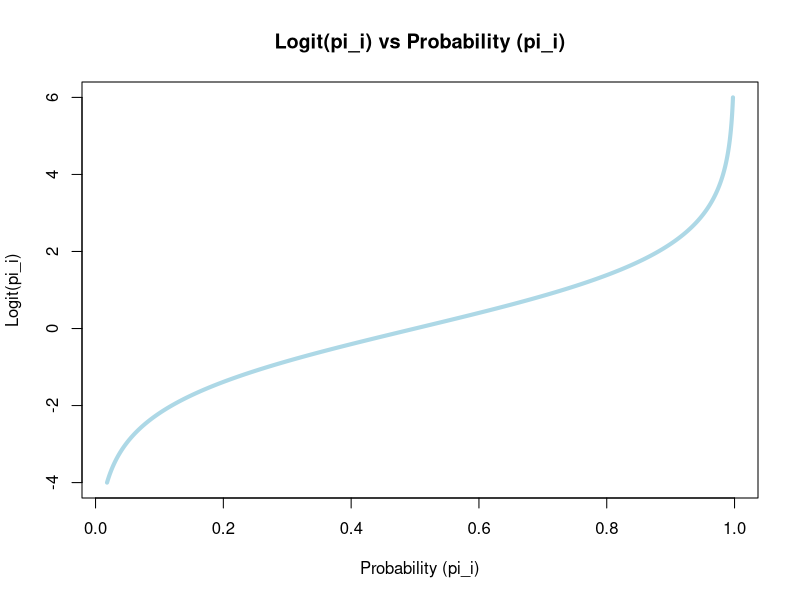
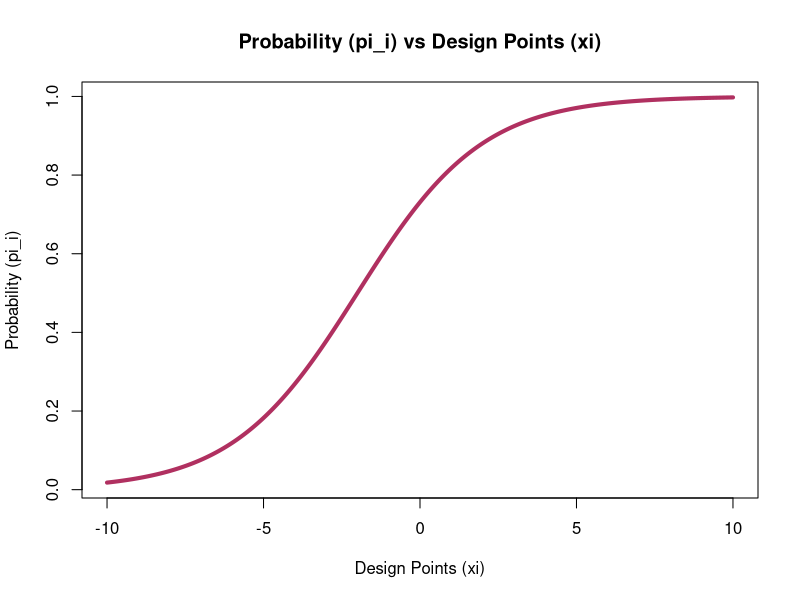

Source code (R) for these figures, in order:
## ---- chunk 1
knitr::opts_chunk$set(echo = TRUE)
## ---- chunk 2
library(ggplot2)
## ---- chunk 3
set.seed(333)

#Num of design points & parameters
n = 1000
beta_0 <- 1 
beta_1 <- 0.5

#Generate xi's 
x <- seq(-10, 10, length.out = n)

## ---- chunk 4
#Create vector of R.V.'s as well as vector of mu values

#Logit (linear predictor) that transforms probabilities into log-odds
logit_mu <- beta_0 + beta_1*x 
#Inverse logit (sigmoid function) to recover probability mu_i from the logit function and restrains it between 0 and 1
mu <- 1 / (1 + exp(-logit_mu)) 

## ---- chunk 5
plot(mu, logit_mu, type = "l", col = "lightblue", lwd = 4,
     main = "Logit(pi_i) vs Probability (pi_i)",
     xlab = "Probability (pi_i)", ylab = "Logit(pi_i)")
## ---- chunk 6
plot(x, mu, type = "l", col = "maroon", lwd = 4,
     main = "Probability (pi_i) vs Design Points (xi)",
     xlab = "Design Points (xi)", ylab = "Probability (pi_i)")
## ---- chunk 7
set.seed(333)
#Generate n Bernoulli R.V.'s with mu vector
y <- rbinom(n, size = 1, prob = mu)
y[50:55] #Looking at 5 random results in the sim
## ---- chunk 8
glm1 <- glm(y ~ x, family = binomial)
summary(glm1)
